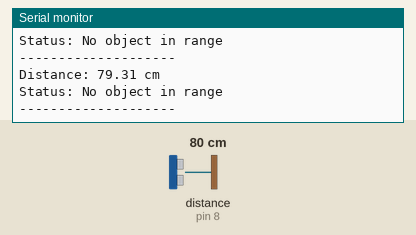
Simulated run of this sketch. Board: Arduino Uno, built with avr-gcc and run on an emulated ATmega328P. Shown: the last lines printed to the serial monitor. Wiring (inferred from the names in the program): ultrasonic range finder: trigger pin 9; echo pin 8. Inputs (shaded band) come from the test bench; at power-on: distance to the obstacle (sensor on pin 8) 80 cm. The echo pulse lasts 58.3 µs per cm.

Above: at 1.4 s.
1.5 s: distance to the obstacle (sensor on pin 8) set to 2 cm
At 1.98 s:
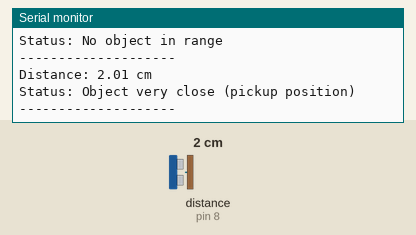
3.6 s: distance to the obstacle (sensor on pin 8) set to 9 cm
At 4.06 s:
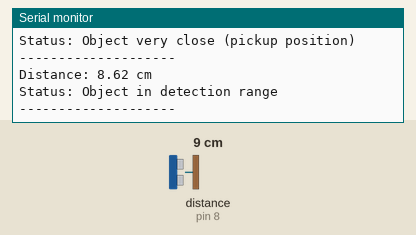
Timing chart, 0 to 6.6 s (numbered marks = the images above; inputs shaded):
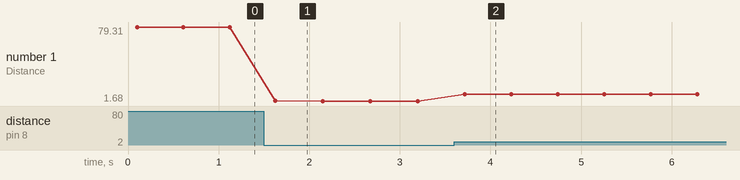

The sketch:

Distance_Test.ino
```cpp
// Ultrasonic sensor test code
const int TRIG_PIN = 9;  // Connect trigger pin to Arduino pin 9
const int ECHO_PIN = 8;  // Connect echo pin to Arduino pin 8

void setup() {
  Serial.begin(9600);  // Initialize serial communication
  pinMode(TRIG_PIN, OUTPUT);  // Set trigger pin as output
  pinMode(ECHO_PIN, INPUT);   // Set echo pin as input

  Serial.println("Ultrasonic Sensor Test");
  Serial.println("--------------------");
  Serial.println("Distance measurements will be printed every 500ms");
}

void loop() {
  // Clear trigger pin
  digitalWrite(TRIG_PIN, LOW);
  delayMicroseconds(2);

  // Send 10 microsecond pulse
  digitalWrite(TRIG_PIN, HIGH);
  delayMicroseconds(10);
  digitalWrite(TRIG_PIN, LOW);

  // Read the echo pin, pulseIn() returns the duration in microseconds
  long duration = pulseIn(ECHO_PIN, HIGH);

  // Calculate distance in centimeters
  // Speed of sound = 343m/s = 34300cm/s
  // Duration is round trip, so divide by 2
  // Distance = (Time × Speed) ÷ 2
  float distance = duration * 0.034 / 2;

  // Print the distance
  Serial.print("Distance: ");
  Serial.print(distance);
  Serial.println(" cm");

  // Add status indication for typical detection range
  if (distance < 7) {
    Serial.println("Status: Object very close (pickup position)");
  } else if (distance <= 45) {
    Serial.println("Status: Object in detection range");
  } else {
    Serial.println("Status: No object in range");
  }

  Serial.println("--------------------");
  delay(500);  // Wait half second before next reading
}
```

Measured:
- after the input at 1.5 s, the serial monitor: prints a new line after 0.13 s (image 1)
- after the input at 3.6 s, the serial monitor: prints a new line after 0.12 s (image 2)
- plotted number 1: 79.31 → 1.68 after the input at 1.5 s, 1.68 → 8.62 after the input at 3.6 s
